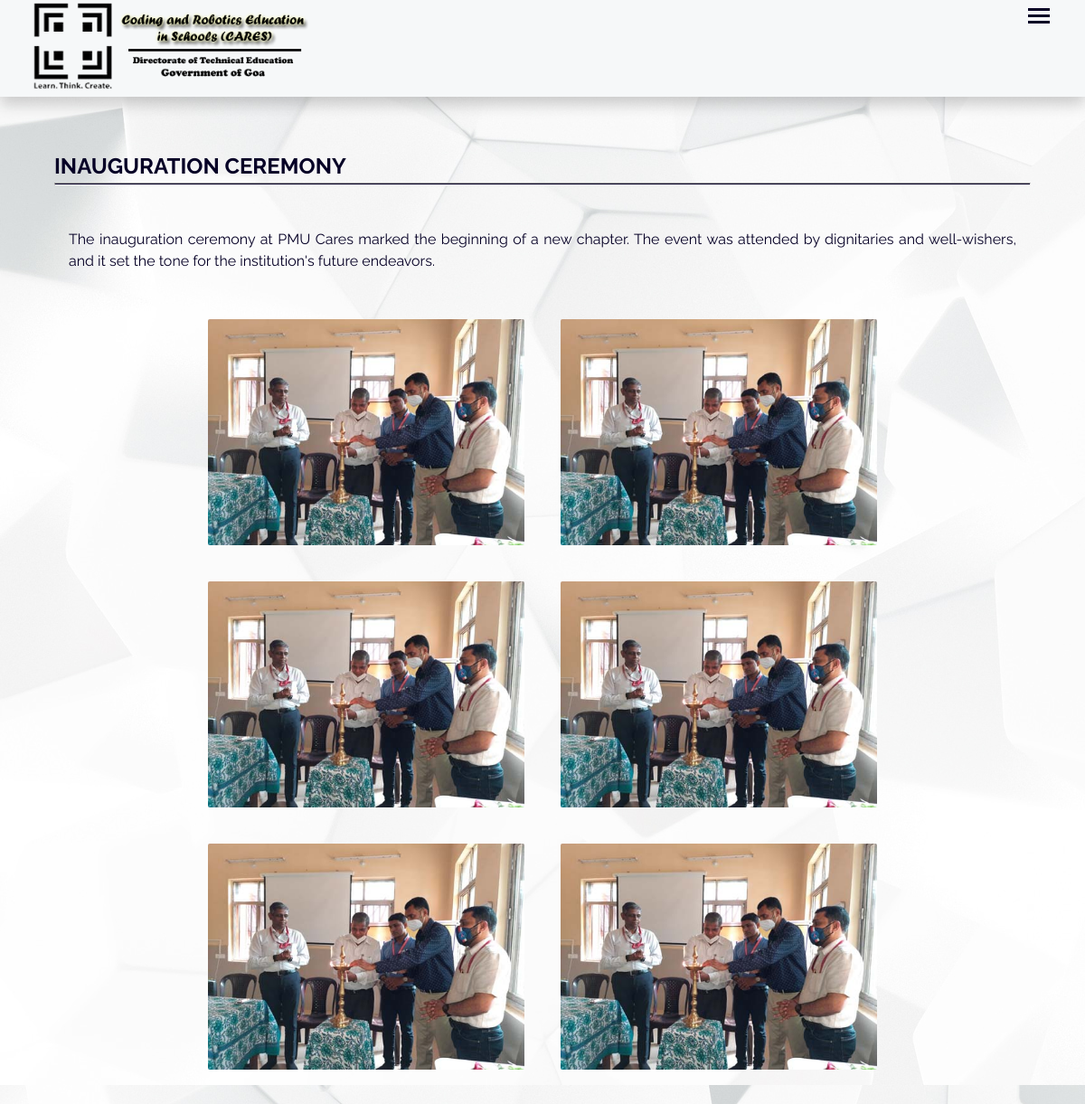
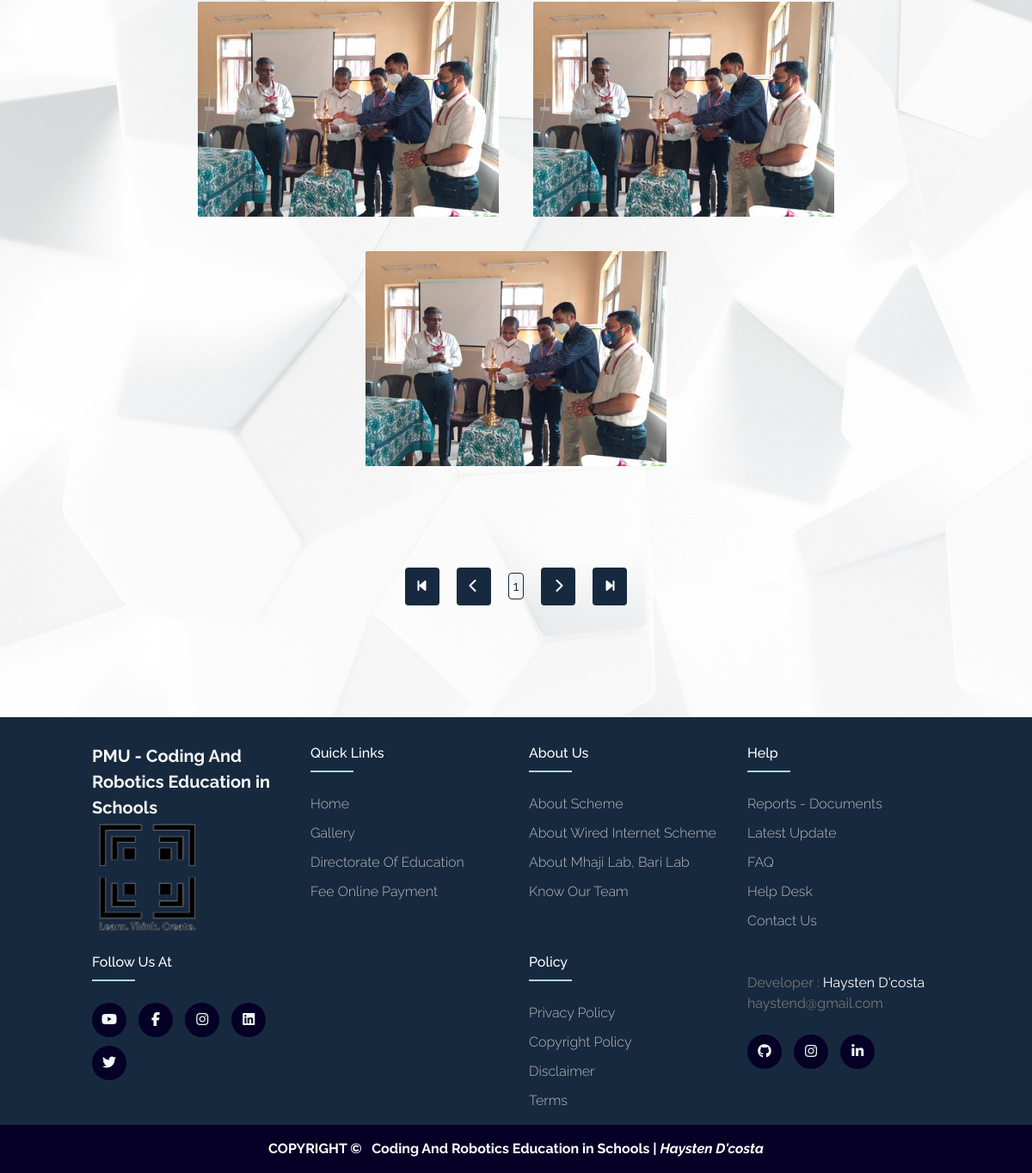
Screenshot of /php/gallery.php?id=4 with the database file from the repository (2 pictures, top to bottom).
### tables this page shows
CREATE TABLE `pmucares_album` (
  `albumid` int(10) NOT NULL,
  `name` varchar(500) NOT NULL,
  `adesc` varchar(1000) NOT NULL,
  `image` varchar(500) NOT NULL,
  `date` datetime NOT NULL,
  `status` varchar(10) NOT NULL,
  `col_id` int(5) DEFAULT NULL,
  `category` varchar(30) DEFAULT NULL
);

CREATE TABLE `pmucares_gallery` (
  `gid` int(10) NOT NULL,
  `aid` int(10) NOT NULL,
  `gname` varchar(1000) NOT NULL,
  `gimages` varchar(1000) NOT NULL,
  `date` datetime NOT NULL,
  `status` varchar(20) NOT NULL
);

### php/gallery.php (the view, shortened to what this page needs)
<?php $aid=$_REQUEST['id']; ?>
<!DOCTYPE html>
<html lang="en">
<head>
    <link rel="stylesheet" href="https://cdnjs.cloudflare.com/ajax/libs/lightgallery-js/1.4.0/css/lightgallery.min.css">
    <link rel="stylesheet" href="https://cdnjs.cloudflare.com/ajax/libs/font-awesome/6.5.2/css/all.min.css">
    <link rel="stylesheet" href="https://unpkg.com/aos@2.3.1/dist/aos.css">
    <link rel="stylesheet" href="../css/header-footer.css">
    <link rel="stylesheet" href="../css/gallery.css">
</head>
<body>
    <header class="header">
        <div class="container">
            <div class="header-main">
                <div class="logo-container">
                    <a href="../index.php">
                        <img width="auto" height="100" src="../img/logo.png" alt="CARES LOGO"
                            sizes="(max-width: 375px) 100vw, 375px" />
                    </a>
                </div>
                <div class="open-nav-menu">
                    <span></span>
                </div>
            </div>
        </div>
    </header>
    <main class="main-section">
    <section class="gallery-section">
            <div class="gallery-section-container">
                <?php
                    include 'connect.php';
                    $sql = "SELECT * FROM pmucares_album WHERE albumid='$aid'";
                    $rs_result = mysqli_query($con, $sql);
                    while ($row = mysqli_fetch_assoc($rs_result))
                    {
                        $aname=$row['name'];
                        $adesc=$row['adesc'];
                ?>
                <?php echo" <h2>$aname</h2>" ?>
                <hr>
                <br><br>
                <?php echo" <div class='album-description'><p>$adesc</p></div>" ?>
                <?php
                    }
                ?>
                    <div class="gallery">
                    <?php
                        include 'connect.php';
                        $limit = 18;
                        $page = isset($_GET['page']) ? $_GET['page'] : 1;
                        $offset = ($page - 1) * $limit;
                        $sql = "SELECT * FROM pmucares_gallery WHERE aid=$aid AND status='process' ORDER BY gimages ASC LIMIT $offset, $limit";
                        $result = mysqli_query($con, $sql);
                        while ($row = mysqli_fetch_array($result)) {
                            $gimage = $row['gimages'];
                    ?>
                        <?php echo "<a href='../img/gallery/$gimage'><img src='../img/gallery/$gimage' alt='' data-aos='zoom-in-up' data-aos-once='true'></a>";?>
                        <?php } ?>
                    </div>
            </div>
            <div class="pagenation">
                <?php
                $sql = "SELECT COUNT(*) FROM pmucares_gallery where aid=$aid and status='process'";
                $result = mysqli_query($con, $sql);
                $total_rows = mysqli_fetch_array($result)[0];
                $total_pages = ceil($total_rows / $limit);
                $prev_page = max(1, $page - 1);
                echo "<a href='?id=$aid&page=1' class='special-btn" . ($page == 1 ? " active-page" : "") . "'><i class='fas fa-step-backward scale'></i></a>";
                echo "<a href='?id=$aid&page=$prev_page' class='special-btn'><i class='fas fa-chevron-left scale'></i></a>";
                echo "<div>";
                for($i = 1; $i <= $total_pages; $i++) {
                    echo "<a href='?id=$aid&page=$i' class='every-page".($page == $i ? " active-page" : "")."'>$i</a>";
                }
                echo "</div>";
                $next_page = min($total_pages, $page + 1);
                echo "<a href='?id=$aid&page=$next_page' class='special-btn'><i class='fas fa-chevron-right scale'></i></a>";
                echo "<a href='?id=$aid&page=$total_pages' class='special-btn" . ($page == 1 ? " active-page" : "") . "'><i class='fas fa-step-forward scale'></i></a>";
                ?>
            </div>
        </section>
    </main>
    <footer class="footer">
        <div class="footer-container">
            <div class="row">
                <div class="footer-col">
                    <h2>PMU - Coding And Robotics Education in Schools</h2>
                    <figure>
                        <img src="../img/logo1.png" class="scale" alt="CARES Logo" width=100px height=100px>
                    </figure>
                </div>
                <div class="footer-col">
                    <h4>Quick Links</h4>
                    <ul>
                        <li><a href="../index.php">Home</a></li>
                        <li><a href="gallery-album.php">Gallery</a></li>
                        <li><a href="#" target="_blank">Directorate of Education</a></li>
                        <li><a href="#">Fee Online Payment</a></li>
                    </ul>
                </div>
                <div class="footer-col">
                    <h4>About Us</h4>
                    <ul>
                        <li><a href="#">About Scheme</a></li>
                        <li><a href="#">About Wired Internet Scheme</a></li>
                        <li><a href="#">About Mhaji Lab, Bari Lab</a></li>
                        <li><a href="#">Know our Team</a></li>
                    </ul>
                </div>
                <div class="footer-col">
                    <h4>Help</h4>
                    <ul>
                        <li><a href="#">Reports - Documents</a></li>
                        <li><a href="#">Latest Update</a></li>
                        <li><a href="#">FAQ</a></li>
                        <li><a href="#">Help Desk</a></li>
                        <li><a href="contact-us.html">Contact us</a></li>
                    </ul>
                </div>
                <div class="footer-col">
                    <h4>Follow us at</h4>
                    <div class="social-links scale">
                        <a href="https://www.youtube.com/channel/UCxFgQGAMuymIvUYTJA8-SGw" target="_blank"><i
                                class="fab fa-youtube scal"></i></a>
                        <a href="https://www.facebook.com/caresgoa" target="_blank"><i
                                class="fab fa-facebook-f scal"></i></a>
                        <a href="https://www.instagram.com/cares_goa" target="_blank"><i
                                class="fab fa-instagram scal"></i></a>
                        <a href="https://www.linkedin.com/company/cares-goa" target="_blank"><i
                                class="fab fa-linkedin scal"></i></a>
                        <a href="https://www.twitter.com/cares_goa" target="_blank"><i
                                class="fab fa-twitter scal"></i></a>
                    </div>
                </div>
                <div class="footer-col"></div>
                <div class="footer-col">
                    <h4>Policy</h4>
                    <ul>
                        <li><a href="#">Privacy Policy</a></li>
                        <li><a href="#">Copyright Policy</a></li>
                        <li><a href="#">Disclaimer</a></li>
                        <li><a href="#">Terms</a></li>
                    </ul>
                </div>
                <div class="footer-col">
                    <p>
                        Developer : <a href="developer.html" class="unstyled-link">Haysten D'costa</a>
                        <br>haystend@gmail.com
                    </p>
                    <br>
                    <div class="social-links scale">
                        <a href="https://github.com/Haysten-D-costa/" target="_blank"><i
                                class="fab fa-github scal"></i></a>
                        <a href="https://www.instagram.com/haysten_d_costa/" target="_blank"><i
                                class="fab fa-instagram scal"></i></a>
                        <a href="https://www.linkedin.com/in/haysten-d-costa-625515252/" target="_blank"><i
                                class="fab fa-linkedin-in scal"></i></a>
                    </div>
                </div>
            </div>
        </div>
    </footer>
    <section class="copyright-section">
        <h4>COPYRIGHT &copy; &nbsp; Coding And Robotics Education in Schools | <i>Haysten D'costa<i></h4>
    </section>
</body>
</html>

### css/header-footer.css (style rules this page uses)
:root { --ff-primary: "Raleway", sans-serif; --fw-reg: 400; --fw-bold: 600; --dark-blue-primary: #060026; --dark-blue-secondary: #17293F; --white-color: #FFFFFF; --black-text: #0f1111; --white-text: #f4f8f7; --fs-h1: 2.5rem; --fs-h2: 2.25rem; --fs-h3: 1.25rem; --fs-h4: 1.05rem; --fs-body: 1rem; }
* { margin: 0; padding: 0; box-sizing: border-box; }
body { line-height: 1.5; font-family: "Raleway", sans-serif; font-weight: 400; background: var(--dark-blue-primary); }
main { padding: 126px 0 5vh; }
.container { max-width: 100%; margin: auto; background: var(--dark-blue-primary); }
ul { list-style: none; }
a { text-decoration: none; }
.header { position: fixed; width: 100%; left: 0; top: 0; z-index: 999; transition: all 0.3s ease-in-out; margin-bottom: 100rem; }
.header-main { background-color: #f6f8f9; display: flex; justify-content: space-between; align-items: start; padding: 0 1rem; box-shadow: 0 .5rem 1rem rgba(0,0,0,.2); }
.header .logo-container { padding: 0 15px; }
.header .open-nav-menu { height: 34px; width: 40px; margin-right: 15px; display: none; align-items: center; justify-content: center; cursor: pointer; }
.header .open-nav-menu span { display: block; height: 3px; width: 24px; background-color: var(--dark-blue-primary); position: relative; }
.header .open-nav-menu span:before, .header .open-nav-menu span:after { content: ""; position: absolute; left: 0; width: 100%; height: 100%; background-color: var(--dark-blue-primary); box-sizing: border-box; }
.header .open-nav-menu span:before { top: -7px; }
.header .open-nav-menu span:after { top: 7px; }
@media (max-width: 1300px) { .header .close-nav-menu, .header .open-nav-menu { display: flex; } }
.scale { transition: transform 0.5s ease; }
.footer-container { max-width: 90%; margin: auto; padding: 0 2rem; }
.footer .footer-container .row .footer-col h2 { font-size: var(--fs-h3); color: whitesmoke; }
.row { display: flex; flex-wrap: wrap; }
.footer { background: var(--dark-blue-secondary); padding: 30px 0 0; }
.footer img { height: 130px; width: auto; }
.footer-col { width: 20%; padding: 0 15px 1rem; }
.footer-col h4 { font-size: var(--fs-body); font-weight: var(--fw-bold); color: white; text-transform: capitalize; margin-bottom: 35px; font-weight: 500; position: relative; }
.footer-col h4::before { content: ''; position: absolute; left:0; bottom: -10px; background-color: lightblue; height: 2px; box-sizing: border-box; width: 50px; }
.footer-col ul li:not(:last-child) { margin-bottom: 10px; }
.footer-col ul li a { font-size: var(--fs-body); text-transform: capitalize; color: #bcbcbc; text-decoration: none; font-weight: 300; display: inline-block; transition: all 0.3s ease; }
.footer-col .social-links a { display: inline-block; height: 40px; width: 40px; background-color: var(--dark-blue-primary); margin:0 10px 10px 0; text-align: center; line-height: 40px; border-radius: 50%; color: var(--white-text); transition: all 0.5s ease; }
.footer-col p { margin-top: 1.5rem; color: #767676; }
.unstyled-link { text-decoration: none; color: white; }
@media screen and (max-width: 1200px) { .footer-col { width: 25%; } }
.copyright-section { color: var(--white-color); background: var(--dark-blue-primary); text-align: center; padding: 1rem; }

### css/gallery.css (style rules this page uses)
.main-section { background-image: url("../img/white-bg3.jpeg"); }
hr { padding: 0.5px; background-color: #060026; }
.gallery-section { color: #060026; background-size: cover; }
.gallery-section-container { max-width: 1250px; width: 90%; margin: auto; padding: 40px 0; }
.album-description { text-align: justify; margin-bottom: 2rem; padding: 0 1rem; }
.gallery { display: flex; justify-content: center; flex-wrap: wrap; width: 100%; margin: 0 auto; }
.gallery a { height: 250px; width: 350px; margin: 20px; border-radius: 2px; overflow: hidden; }
.gallery a img { height: 100%; width: 100%; object-fit: cover; }
.pagenation { display: flex; flex-direction: row; justify-content: center; align-items: center; margin: 3rem 0; padding-bottom: 2rem; }
.pagenation a { text-decoration: none; margin: 10px; border-radius: 4px; }
.every-page { color: #17293F; padding: 5px; border: 1px solid #17293F; }
.special-btn { padding: 10px 15px; color: white; background: #17293F; }

### rows the page displays
pmucares_album: name "INAUGURATION CEREMONY", adesc "The inauguration ceremony at PMU Cares marked the beginning of a new chapter. The event was attended by dignitaries and well-wishers, and it set the tone for the institution's future endeavors."
pmucares_gallery: gimages (picture)
pmucares_gallery: gimages (picture)
pmucares_gallery: gimages (picture)
pmucares_gallery: gimages (picture)
pmucares_gallery: gimages (picture)
pmucares_gallery: gimages (picture)
pmucares_gallery: gimages (picture)
pmucares_gallery: gimages (picture)
pmucares_gallery: gimages (picture)
